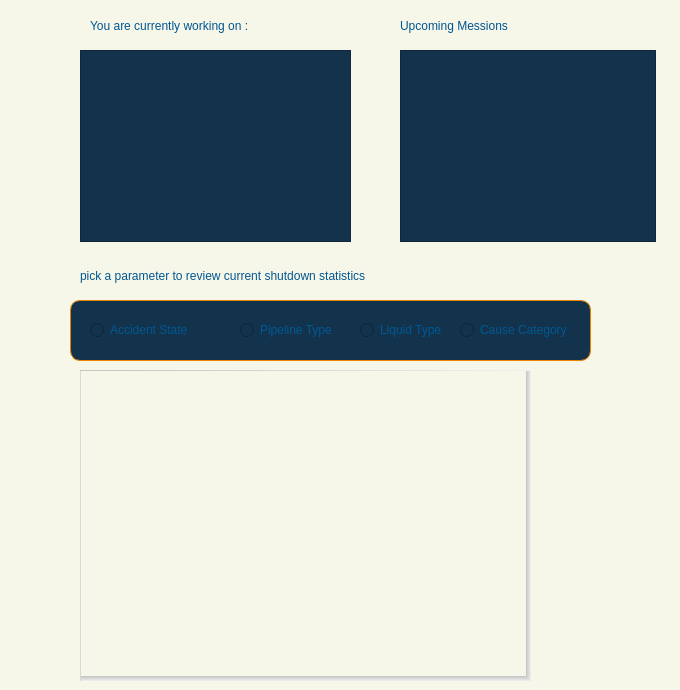
    <widget class="QWidget" name="page_5">
     <property name="styleSheet">
      <string notr="true">background-color:rgb(246, 246, 233);</string>
     </property>
     <widget class="QGroupBox" name="groupBox">
      <property name="geometry">
       <rect>
        <x>70</x>
        <y>300</y>
        <width>521</width>
        <height>61</height>
       </rect>
      </property>
      <property name="styleSheet">
       <string notr="true">QGroupBox{      
	                       background-color:rgb(19, 51, 76);
                                       font: 900 11pt  Arial Black;
                                     color:rgb(0, 87, 146);
                                    border:  1px solid rgb(237, 131, 0);
                                    border-radius:10%;
                                    text-align: left;
                                    padding-left: 16px;
                                    }</string>
      </property>
      <property name="title">
       <string/>
      </property>
      <widget class="QRadioButton" name="radioButton">
       <property name="geometry">
        <rect>
         <x>20</x>
         <y>20</y>
         <width>141</width>
         <height>20</height>
        </rect>
       </property>
       <property name="styleSheet">
        <string notr="true">QRadioButton{
color: rgb(0, 87, 146);
	background-color:rgb(19, 51, 76);
   font: 800 8pt  Arial Black;
}
QRadioButton:hover{
	color: rgb(253, 95, 0);
background-color:rgb(19, 51, 76);
}</string>
       </property>
       <property name="text">
        <string>Accident State</string>
       </property>
      </widget>
      <widget class="QRadioButton" name="radioButton_2">
       <property name="geometry">
        <rect>
         <x>170</x>
         <y>20</y>
         <width>101</width>
         <height>20</height>
        </rect>
       </property>
       <property name="styleSheet">
        <string notr="true">QRadioButton{
color: rgb(0, 87, 146);
	background-color:rgb(19, 51, 76);
   font: 800 8pt  Arial Black;
}
QRadioButton:hover{
	color: rgb(253, 95, 0);
background-color:rgb(19, 51, 76);
}</string>
       </property>
       <property name="text">
        <string>Pipeline Type</string>
       </property>
      </widget>
      <widget class="QRadioButton" name="radioButton_3">
       <property name="geometry">
        <rect>
         <x>290</x>
         <y>20</y>
         <width>89</width>
         <height>20</height>
        </rect>
       </property>
       <property name="styleSheet">
        <string notr="true">QRadioButton{
color: rgb(0, 87, 146);
	background-color:rgb(19, 51, 76);
   font: 800 8pt  Arial Black;
}
QRadioButton:hover{
	color: rgb(253, 95, 0);
background-color:rgb(19, 51, 76);
}</string>
       </property>
       <property name="text">
        <string>Liquid Type</string>
       </property>
      </widget>
      <widget class="QRadioButton" name="radioButton_4">
       <property name="geometry">
        <rect>
         <x>390</x>
         <y>20</y>
         <width>121</width>
         <height>20</height>
        </rect>
       </property>
       <property name="styleSheet">
        <string notr="true">QRadioButton{
color: rgb(0, 87, 146);
	background-color:rgb(19, 51, 76);
   font: 800 8pt  Arial Black;
}
QRadioButton:hover{
	color: rgb(253, 95, 0);
background-color:rgb(19, 51, 76);
}</string>
       </property>
       <property name="text">
        <string>Cause Category</string>
       </property>
      </widget>
     </widget>
     <widget class="QFrame" name="frame_2">
      <property name="geometry">
       <rect>
        <x>80</x>
        <y>370</y>
        <width>451</width>
        <height>311</height>
       </rect>
      </property>
      <property name="styleSheet">
       <string notr="true">border-top:1px solid qlineargradient(x1:0, y1:0, x2:1, y2:0, stop: 0 rgb(195,195,195), stop: 1 rgb(240, 240, 240));;
border-left:1px solid qlineargradient(x1:0, y1:0, x2:1, y2:0, stop: 0 rgb(195,195,195), stop: 1 rgb(240, 240, 240));;
border-right: 5px solid black;
 border-bottom: 5px solid black;
border-right-color: qlineargradient(x1:0, y1:0, x2:1, y2:0, stop: 0 rgb(195,195,195), stop: 1 rgb(240, 240, 240));
border-bottom-color: qlineargradient(x1:0, y1:0, x2:0, y2:1, stop: 0 rgb(195,195,195), stop: 1 rgb(240, 240, 240));

color: rgb(0, 87, 146);</string>
      </property>
      <property name="frameShape">
       <enum>QFrame::StyledPanel</enum>
      </property>
      <property name="frameShadow">
       <enum>QFrame::Raised</enum>
      </property>
     </widget>
     <widget class="QLabel" name="label_28">
      <property name="geometry">
       <rect>
        <x>90</x>
        <y>10</y>
        <width>271</width>
        <height>31</height>
       </rect>
      </property>
      <property name="styleSheet">
       <string notr="true">font: 900 15pt &quot;Tw Cen MT Condensed Extra Bold&quot;;
   color:rgb(0, 87, 146);</string>
      </property>
      <property name="text">
       <string>You are currently working on :</string>
      </property>
     </widget>
     <widget class="QListWidget" name="listWidget">
      <property name="geometry">
       <rect>
        <x>80</x>
        <y>50</y>
        <width>271</width>
        <height>192</height>
       </rect>
      </property>
      <property name="styleSheet">
       <string notr="true"> QListWidget {
        background-color: rgb(19, 51, 76);  /* Set the background color */

    }

    
    QListWidget::item {
        background-color: rgb(0, 87, 146);  /* Set padding for each item */
        padding:3px;
   		color: rgbrgb(253, 95, 0);
	    font: 75 8pt &quot;MS Shell Dlg 2&quot;;
    }
    
    QListWidget::item::hover {
        background-color: rgb(253, 95, 0); 
        color:rgb(0, 87, 146);  /* Set the background color for selected items */
    }</string>
      </property>
     </widget>
     <widget class="QLabel" name="label_29">
      <property name="geometry">
       <rect>
        <x>400</x>
        <y>10</y>
        <width>271</width>
        <height>31</height>
       </rect>
      </property>
      <property name="styleSheet">
       <string notr="true">font: 900 15pt &quot;Tw Cen MT Condensed Extra Bold&quot;;
   color:rgb(0, 87, 146);</string>
      </property>
      <property name="text">
       <string>Upcoming Messions</string>
      </property>
     </widget>
     <widget class="QListWidget" name="listWidget_2">
      <property name="geometry">
       <rect>
        <x>400</x>
        <y>50</y>
        <width>256</width>
        <height>192</height>
       </rect>
      </property>
      <property name="styleSheet">
       <string notr="true"> QListWidget {
        background-color: rgb(19, 51, 76);  /* Set the background color */

    }

    
    QListWidget::item {
        background-color: rgb(0, 87, 146);  /* Set padding for each item */
        padding:3px;
   		color: rgbrgb(253, 95, 0);
	    font: 75 8pt &quot;MS Shell Dlg 2&quot;;
    }
    
    QListWidget::item::hover {
        background-color: rgb(253, 95, 0); 
        color:rgb(0, 87, 146);  /* Set the background color for selected items */
    }</string>
      </property>
     </widget>
     <widget class="QLabel" name="label_30">
      <property name="geometry">
       <rect>
        <x>80</x>
        <y>260</y>
        <width>391</width>
        <height>31</height>
       </rect>
      </property>
      <property name="styleSheet">
       <string notr="true">font: 900 12pt &quot;Tw Cen MT Condensed Extra Bold&quot;;
 color:rgb(0, 87, 146);</string>
      </property>
      <property name="text">
       <string>pick a parameter to review current shutdown statistics </string>
      </property>
      <property name="wordWrap">
       <bool>false</bool>
      </property>
     </widget>
    </widget>
